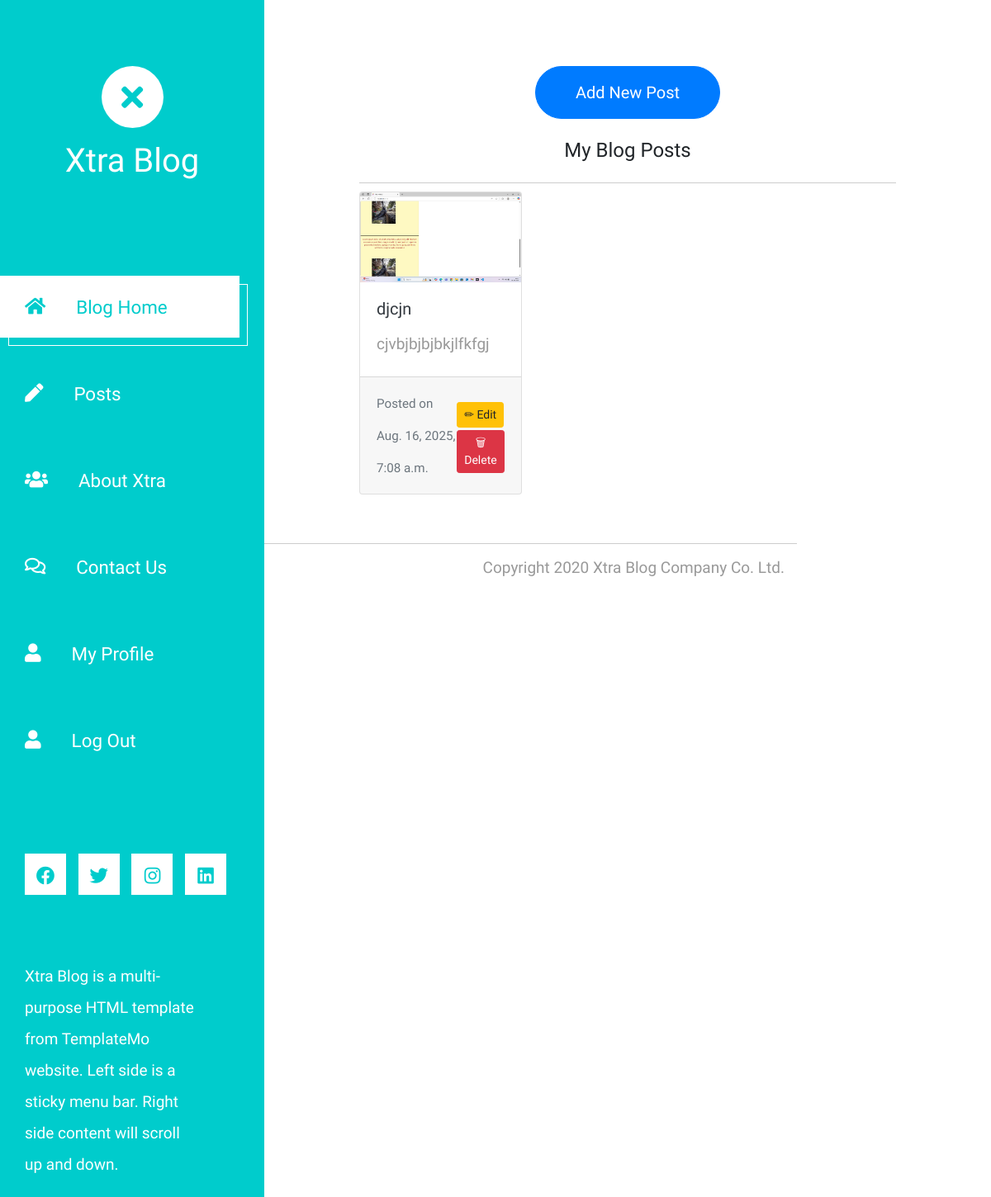
Screenshot of /userpost/4/ with the database file from the repository.
### App/models.py (models this page shows, shortened)
class Posts(models.Model):
    STATUS = (
        ('0', "DRAFT"),
        ('1', "PUBLISH")
    )
    title = models.CharField(max_length=100)
    image = models.ImageField(upload_to="img")
    content = models.TextField()
    author = models.ForeignKey(User, on_delete=models.CASCADE, related_name="posts")
    category = models.ForeignKey(Category, related_name='posts', on_delete=models.CASCADE)
    blog_slug = models.SlugField(max_length=200, unique=True, blank=True)
    date = models.DateTimeField(auto_now_add=True)
    status = models.CharField(choices=STATUS, max_length=1, default=0)
    main_post = models.BooleanField(default=False)

### App/views.py (the view)
# urls.py: path('userpost/<int:id>/',views.userpost,name='userpost'),
def userpost(request,id):
    user_profile = User.objects.get( id=id)
    user_posts = Posts.objects.filter(author=user_profile).order_by('-date')
    return render(request, 'userpost.html', {'user_profile': user_profile,  'posts': user_posts})

### Template/userpost.html (shortened to what this page needs)
{% extends 'userindex.html' %}
{% block content %}
{% load static %}
<div class="text-center mb-4">
    <a href="{% url 'post_blog' %}" class="btn btn-custom-blue btn-lg rounded-pill px-5 py-3">
         Add New Post
    </a>
</div>
<h4 class="text-center mb-4">My Blog Posts</h4>
<hr>
{% if posts %}
<div class="row">
    {% for post in posts %}
    <div class="col-md-4 mb-4">
        <a href="{% url 'post_detail' post.blog_slug %}" class="text-decoration-none text-dark">
            <div class="card h-100">
                {% if post.image %}
                <img src="{{ post.image.url }}" class="card-img-top" alt="{{ post.title }}">
                {% endif %}
                <div class="card-body">
                    <h5 class="card-title">{{ post.title }}</h5>
                    <p class="card-text">{{ post.content|truncatewords:20 }}</p>
                </div>
                <div class="card-footer d-flex justify-content-between align-items-center">
                    <small class="text-muted">Posted on {{ post.date }}</small>
        </a>
        <div>
            <a href="{% url 'edit_post' post.id %}" class="btn btn-sm btn-warning">✏ Edit</a>
            <a href="{% url 'delete_post' post.id %}" class="btn btn-sm btn-danger"onclick="return confirm('Are you sure you want to delete this post?');">🗑 Delete</a>
        </div>
    </div>
</div>
</div>
{% endfor %}
{% else %}
<p>No posts yet.</p>
{% endif %}
{% endblock %}

### Template/userpost.html (style rules this page uses)
.btn-custom-blue { background-color: #007bff; border-color: #007bff; color: white; }

### rows the page displays
Posts: image (picture), title "djcjn", content "cjvbjbjbjbkjlfkfgj", date "Aug. 16, 2025, 7:08 a.m."
